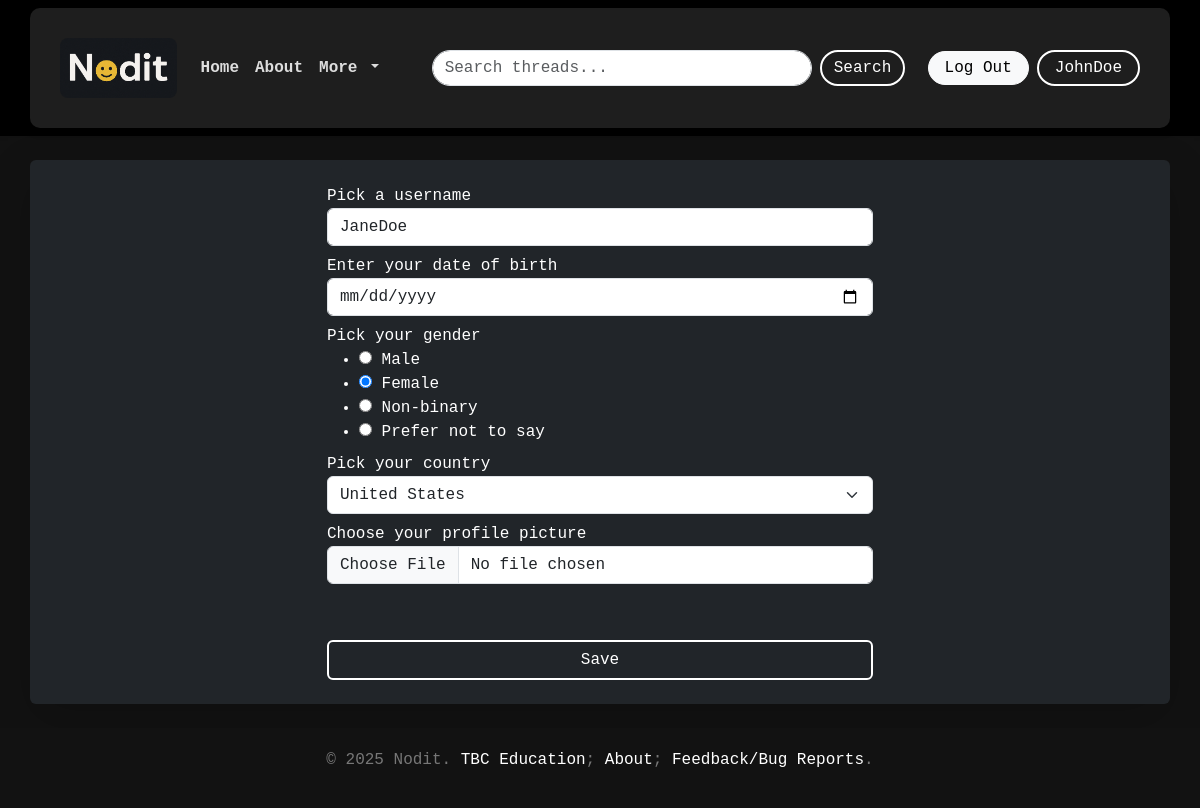
The page /edit_user/2 (signed in) on the database its author committed.
### models.py (models this page shows, shortened)
class User(db.Model, UserMixin):
    __tablename__ = "Users"
    id = db.Column(db.Integer, primary_key=True)
    username = db.Column(db.String, unique=True)
    password = db.Column(db.String)
    gender = db.Column(db.String)
    birthday = db.Column(db.Date)
    country = db.Column(db.String)
    pfp = db.Column(db.String)
    role = db.Column(db.String, default="user")
    posts = db.relationship("Post", back_populates="creator", lazy=True)
    comments = db.relationship("Comment", back_populates="commenter", lazy=True)

### routes.py (the view, shortened to what this page needs)
@app.route("/edit_user/<int:user_id>", methods=["GET", "POST"])
@login_required
def edit_user(user_id):
    user = User.query.get(user_id)
    form = EditUserForm(username=user.username,
                        gender=user.gender,
                        birthday=user.birthday,
                        country=user.country
                        )
    return render_template("edit_user.html", form=form)

### forms.py
class EditUserForm(FlaskForm):
    username = StringField("Pick a username", validators=[DataRequired(message="A username is required to register.")])
    birthday = DateField("Enter your date of birth",
                         validators=[DataRequired("Your birthday date is required to register.")])
    gender = RadioField("Pick your gender", choices=["Male", "Female", "Non-binary", "Prefer not to say"],
                        validators=[DataRequired(message="You must pick a gender to register.")])
    country = SelectField("Pick your country",
                          choices=["Select here", "Georgia", "United States", "France", "United Kingdom"],
                          validators=[DataRequired(message="You must pick a country to register.")])
    pfp = FileField("Choose your profile picture",
                    validators=[FileSize(5 * 1024 * 1024),
                                FileAllowed(["jpg", "png", "jpeg"])])
    submit = SubmitField("Save")

### models.py (called while the page is built)
@login_manager.user_loader
def load_user(user_id):
    return User.query.get(user_id)

### templates/edit_user.html (shortened to what this page needs)
{% extends "base.html" %}
{% block content %}
<form method="POST" enctype="multipart/form-data">
    <div class="d-flex w-50 flex-column mx-auto">
        {{ form.username.label }}
        {{ form.username(class="form-control mb-2", placeholder="Enter username") }}
        {{ form.birthday.label}}
        {{ form.birthday(class="form-control mb-2") }}
        {{ form.gender.label }}
        {{ form.gender(class="mb-2") }}
        {{ form.country.label }}
        {{ form.country(class="form-select mb-2") }}
        {{ form.pfp.label }}
        {{ form.pfp(class="form-control mb-2", accept=".jpg,.png,.jpeg") }}
        {{ form.submit(class="mt-5 btn btn-outline-light") }}
    </div>
</form>
{% endblock %}

### templates/navbar.html (shortened to what this page needs)
<nav class="navbar navbar-expand-lg navbar-dark bg-black shadow-sm py-2">
    <div class="container">
        <a class="navbar-brand d-flex align-items-center py-0" href="/">
            <img src="/static/noditlogo (1).png"
                 alt="Nodit Logo"
                 style="height: 60px; width: auto; display: block;" class="rounded-3">
        </a>
        <div class="collapse navbar-collapse" id="navbarNav">
            <ul class="navbar-nav me-auto mb-0">
                <li class="nav-item">
                    <a class="nav-link text-white py-1 px-2" href="/">Home</a>
                </li>
                <li class="nav-item">
                    <a class="nav-link text-white py-1 px-2" href="/about">About</a>
                </li>
                <li class="nav-item dropdown">
                    <a class="nav-link text-white dropdown-toggle py-1 px-2" href="#" role="button"
                       data-bs-toggle="dropdown"
                       aria-expanded="false">
                        More
                    </a>
                </li>
            </ul>
            <form method="GET" action="/search" class="d-flex mx-auto w-50">
                <input type="text" name="query" class="form-control rounded-pill py-1" placeholder="Search threads...">
                <button type="submit" class="btn btn-outline-light ms-2 rounded-pill py-1">Search</button>
            </form>
            <ul class="navbar-nav mb-0">
                <li class="nav-item d-flex align-items-center gap-2">
                    {% if not current_user.is_authenticated %}
                    <a href="/login" class="btn btn-light rounded-pill py-1 px-3">Log In</a>
                    <a href="/register" class="btn btn-outline-light rounded-pill py-1 px-3">Register</a>
                    {% else %}
                    <a href="/logout" class="btn btn-light rounded-pill py-1 px-3">Log Out</a>
                    <a href="/profile" class="btn btn-outline-light rounded-pill py-1 px-3">{{ current_user.username
                        }}</a>
                    {% endif %}
                </li>
            </ul>
        </div>
    </div>
</nav>

### templates/base.html (style rules this page uses)
body { font-family: 'Roboto Mono', monospace; background-color: #121212; color: #fff; }
.navbar { background-color: #222; box-shadow: 0 2px 8px rgba(0, 0, 0, 0.3); }
.navbar-brand { font-weight: 800; font-size: 1.5rem; }
.navbar-nav .nav-link { font-weight: 600; color: #ddd !important; }
.container { background-color: #1e1e1e; border-radius: 10px; padding: 30px; box-shadow: 0 4px 8px rgba(0, 0, 0, 0.2); }
.btn-outline-light { border: 2px solid #fff; color: #fff; }

### rows shown on the page
User: username "JohnDoe"
User: username "JaneDoe", gender "☐ Male ☑ Female ☐ Non-binary ☐ Prefer not to say", country "United States"
